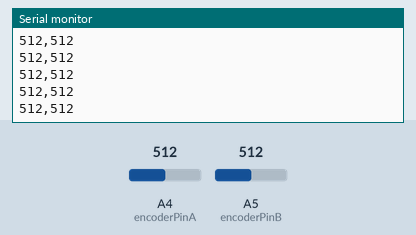
A sketch run on a simulated Arduino Uno, built with avr-gcc and run on an emulated ATmega328P. Parts: the last lines printed to the serial monitor. The test bench sets the inputs (shaded band); at power-on: A4 (encoderPinA) = 512, A5 (encoderPinB) = 512.

Above: at 1.2 s.
1.3 s: A4 (encoderPinA) set to 990
At 2.1 s:
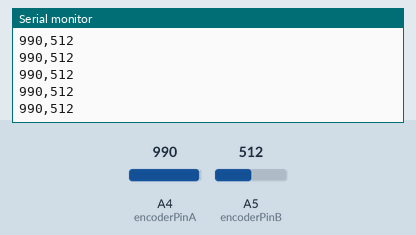
2.8 s: A4 (encoderPinA) set to 1017
At 3.3 s:
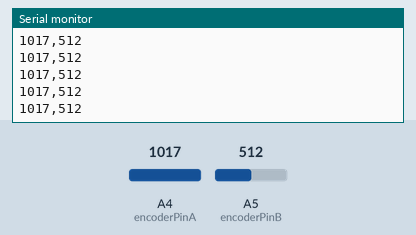
Timing chart, 0 to 5.8 s (numbered marks = the images above; inputs shaded):
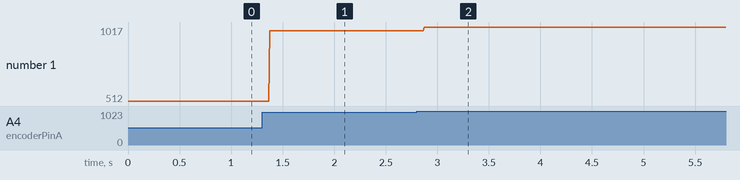

The sketch:

showing_data_while_simulink_is_running.ino
```cpp
int encoderPinA = 18;
int encoderPinB = 19;
int encoderValue1 = 0;
int encoderValue2 = 0;
void setup() {
  // put your setup code here, to run once:
    Serial.begin(9600);
}

void loop() {
  // put your main code here, to run repeatedly:
    encoderValue1 = analogRead(encoderPinA);
    encoderValue2 = analogRead(encoderPinB);
    Serial.print(encoderValue1);
    Serial.print(",");
    Serial.println(encoderValue2);
}
```

Measured:
- after the input at 1.3 s, the serial monitor: prints a new line after 0.08 s (image 1)
- after the input at 2.8 s, the serial monitor: prints a new line after 0.07 s (image 2)
- plotted number 1: 512 → 990 after the input at 1.3 s, 990 → 1017 after the input at 2.8 s
